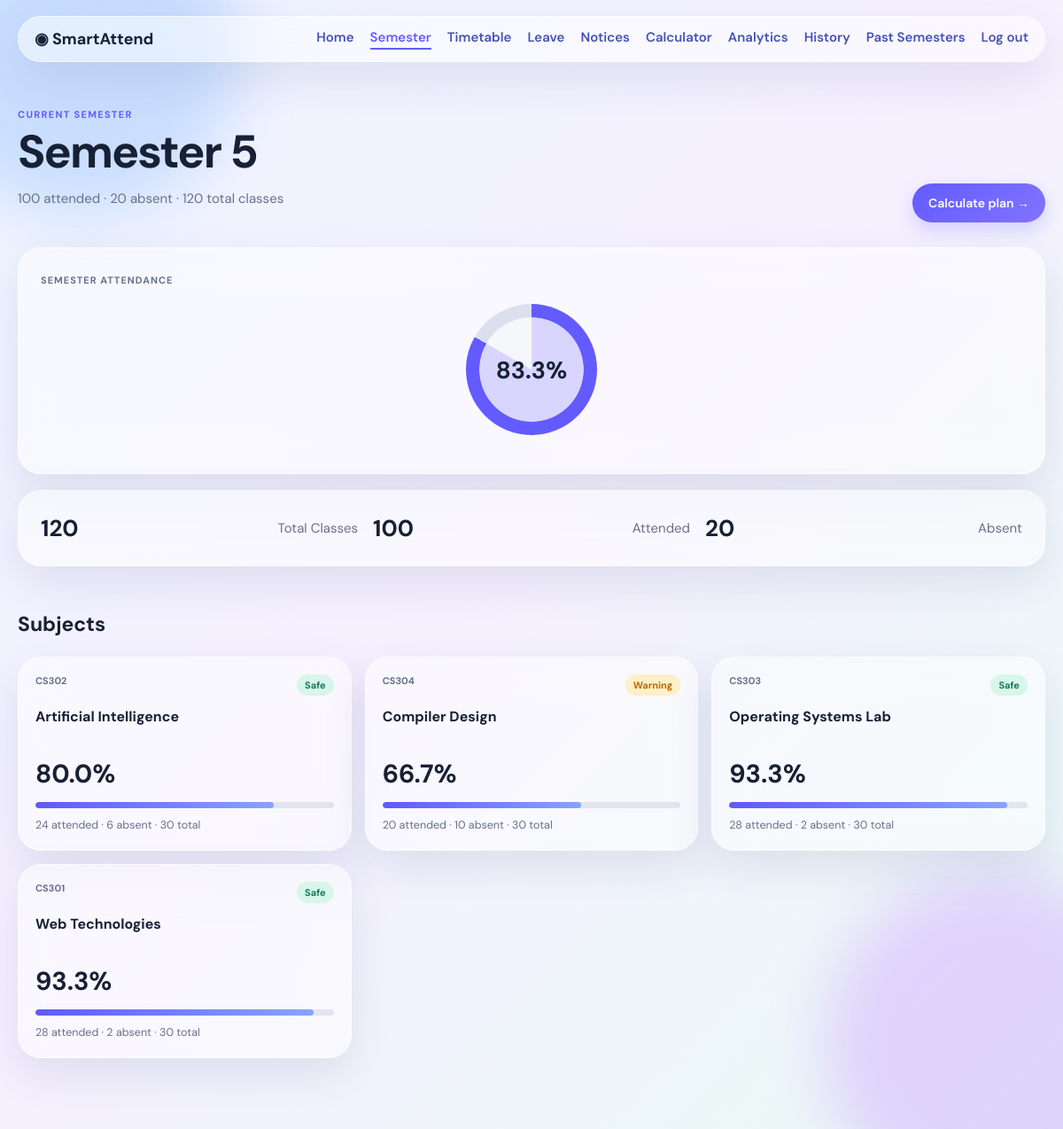
The app's page /current-semester (signed in), older data.
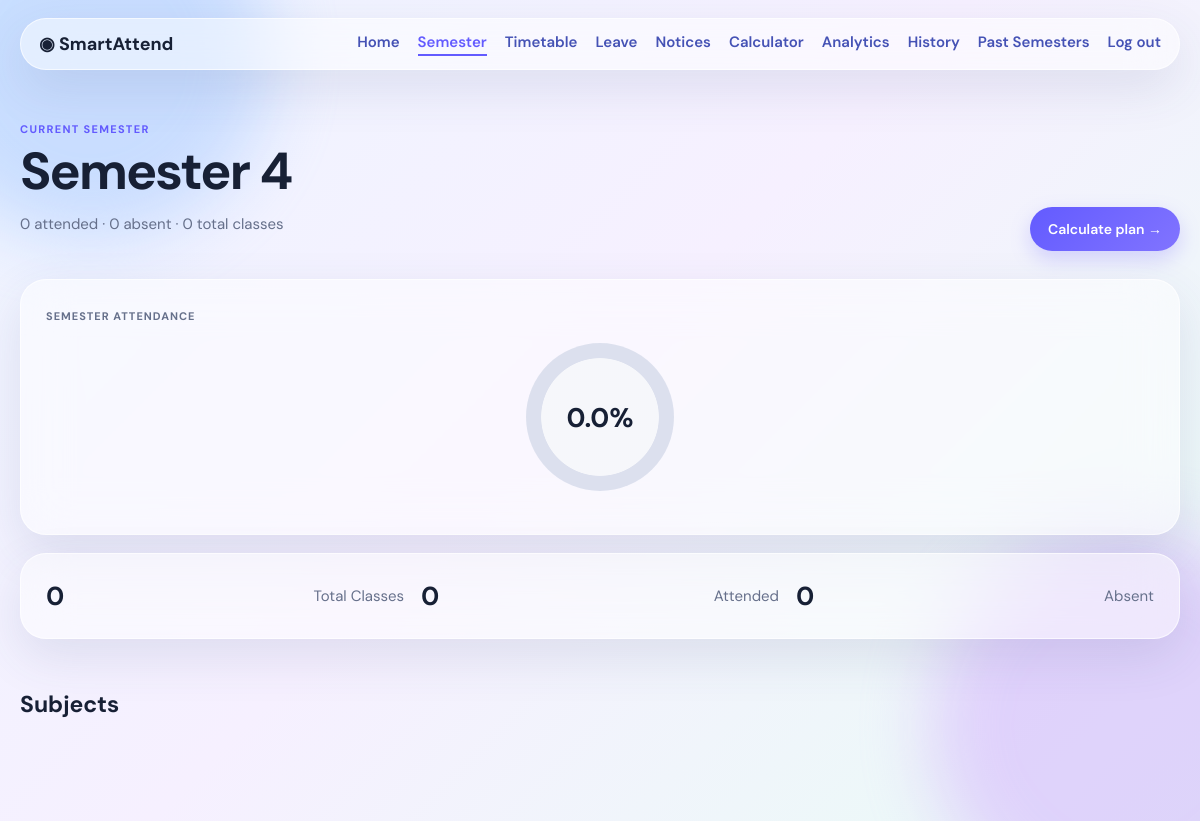
The same page, newer data.
### tables this page shows
CREATE TABLE students (id INTEGER PRIMARY KEY, student_id TEXT UNIQUE NOT NULL, password TEXT NOT NULL, name TEXT NOT NULL, department TEXT, program TEXT, year TEXT, college TEXT, current_semester INTEGER DEFAULT 1, target_attendance REAL DEFAULT 75, theme TEXT DEFAULT 'system');

CREATE TABLE subjects (id INTEGER PRIMARY KEY, semester_id INTEGER NOT NULL, name TEXT NOT NULL, code TEXT, faculty TEXT, FOREIGN KEY(semester_id) REFERENCES semesters(id));

### app.py (the view)
@app.route('/current-semester')
@student_required
def current_semester():
    conn = get_db()
    s = student(conn)
    sem, current = semester_summary(conn, s)
    sub = sem['subjects'] if sem else []
    notices = [n for n in notices_for_student(conn, s['current_semester']) if n['is_important']]
    conn.close()
    return render_template(
        'semester.html',
        student=s,
        semester=sem,
        subjects=sub,
        attendance=current['percentage'],
        attended=current['attended'],
        total=current['total'],
        absent=current['absent'],
        notices=notices,
    )

### app.py (called while the page is built)
def percent(attended, total):
    return round(attended * 100 / total, 1) if total else 0.0

def status_label(value):
    return 'safe' if value >= 75 else ('warning' if value >= 65 else 'critical')

def student_required(f):
    @wraps(f)
    def inner(*args, **kwargs):
        if not session.get('student_id'):
            return redirect(url_for('login'))
        return f(*args, **kwargs)
    return inner

def stats(conn, subject_id):
    row = conn.execute(
        "SELECT COUNT(*) total, COALESCE(SUM(status='present'),0) attended FROM attendance_records WHERE subject_id=?",
        (subject_id,),
    ).fetchone()
    return row['attended'], row['total']

def subjects_for_semester(conn, sem_id):
    result = []
    for s in conn.execute('SELECT * FROM subjects WHERE semester_id=? ORDER BY name', (sem_id,)):
        attended, total = stats(conn, s['id'])
        pct = percent(attended, total)
        result.append({
            **dict(s),
            'attended': attended,
            'total': total,
            'absent': total - attended,
            'percentage': pct,
            'status': status_label(pct) if total else 'none',
        })
    return result

### templates/semester.html (shortened to what this page needs)
{% extends 'base.html' %}
{% block content %}
<div class="welcome">
<div>
<span class="eyebrow">CURRENT SEMESTER</span>
<h1>Semester {{ student['current_semester'] }}</h1>
<p>{{ attended }} attended · {{ absent }} absent · {{ total }} total classes</p>
</div>
<a class="pill" href="{{ url_for('calculator') }}">Calculate plan →</a>
</div>
<section class="hero-grid compact">
<article class="glass attendance-hero">
<span>SEMESTER ATTENDANCE</span>
<div class="ring" style="--pct:{{ attendance }}"><b>{{ attendance }}%</b></div>
</article>
<article class="glass metrics">
<div><b>{{ total }}</b><span>Total Classes</span></div>
<div><b>{{ attended }}</b><span>Attended</span></div>
<div><b>{{ absent }}</b><span>Absent</span></div>
</article>
</section>
<section>
<div class="section-title"><h2>Subjects</h2></div>
<div class="subject-grid wide">
{% for x in subjects %}
<article class="glass subject-card">
<div><span>{{ x['code'] }}</span><b class="badge {{ x['status'] }}">{{ x['status'] }}</b></div>
<h3>{{ x['name'] }}</h3>
<strong>{{ x['percentage'] }}%</strong>
<div class="progress"><i style="width:{{ x['percentage'] }}%"></i></div>
<small>{{ x['attended'] }} attended · {{ x['absent'] }} absent · {{ x['total'] }} total</small>
</article>
{% endfor %}
</div>
</section>
{% endblock %}

Row changes from the older to the newer data that the page shows:
no longer on this page (row edited): subjects: code "CS302", status "Safe", name "Artificial Intelligence", percentage "80.0", attended "24", absent "6", total "30"
no longer on this page (row edited): subjects: code "CS304", status "Warning", name "Compiler Design", percentage "66.7", attended "20", absent "10", total "30"
no longer on this page (row edited): subjects: code "CS303", status "Safe", name "Operating Systems Lab", percentage "93.3", attended "28", absent "2", total "30"
removed subjects: code "CS301", status "Safe", name "Web Technologies", percentage "93.3", attended "28", absent "2", total "30"
changed students: current_semester "5" → "4"
Text that changed along with them:
{{ attended }}: "100" → "0"
{{ absent }}: "20" → "0"
{{ total }}: "120" → "0"
{{ attendance }}: "83.3" → "0.0"
